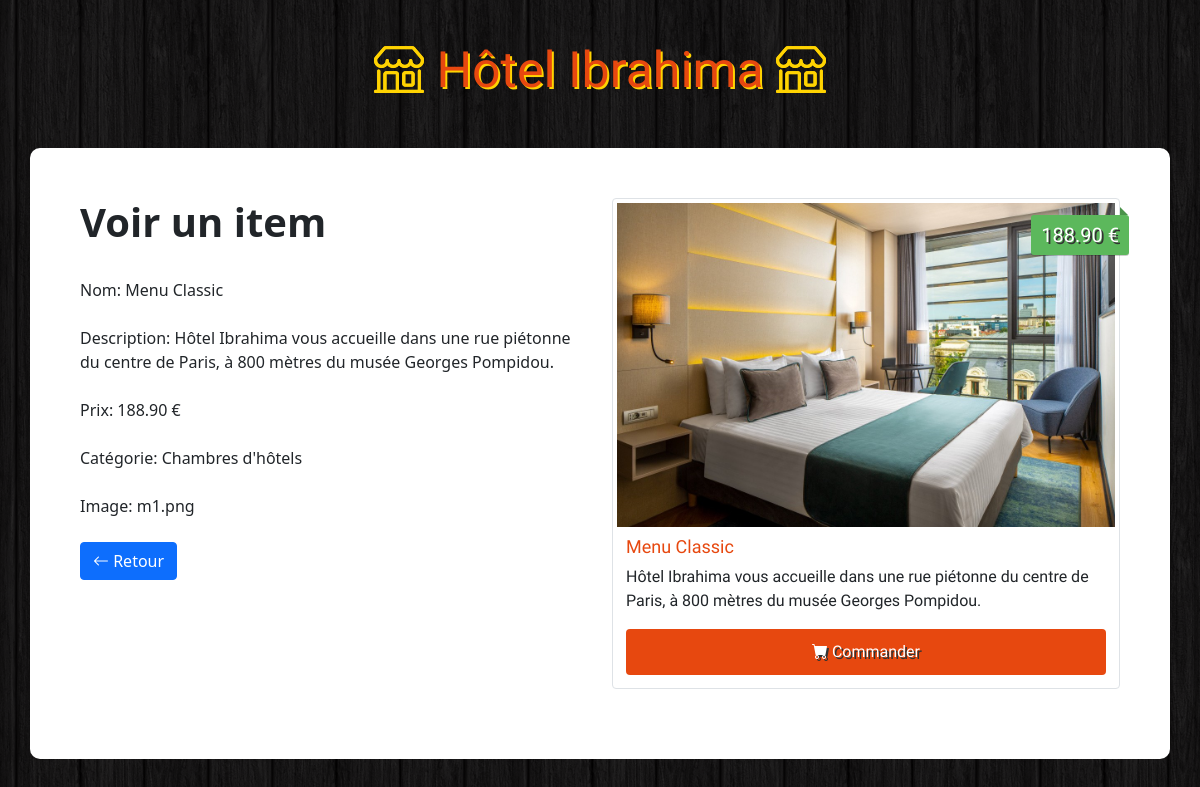
Screenshot of /admin/view.php?id=1 with the database file from the repository.
### tables this page shows
CREATE TABLE `items` (
  `id` int(11) NOT NULL,
  `name` varchar(100) NOT NULL,
  `description` varchar(255) NOT NULL,
  `price` float NOT NULL,
  `image` varchar(255) NOT NULL,
  `category` int(11) NOT NULL
);

CREATE TABLE `categories` (
  `id` int(11) NOT NULL,
  `name` varchar(100) NOT NULL
);

### html/admin/view.php (the view, shortened to what this page needs)
<?php
    if(!empty($_GET['id'])) {
        $id = checkInput($_GET['id']);
    }
    $db = Database::connect();
    $statement = $db->prepare("SELECT items.id, items.name, items.description, items.price, items.image, categories.name AS category FROM items LEFT JOIN categories ON items.category = categories.id WHERE items.id = ?");
    $statement->execute(array($id));
    $item = $statement->fetch();
    function checkInput($data) {
      $data = trim($data);
      $data = stripslashes($data);
      $data = htmlspecialchars($data);
      return $data;
    }
?>
<!DOCTYPE html>
<html>
    <head>
      <link href="https://cdn.jsdelivr.net/npm/bootstrap@5.1.1/dist/css/bootstrap.min.css" rel="stylesheet">
      <link rel="stylesheet" href="https://cdn.jsdelivr.net/npm/bootstrap-icons@1.5.0/font/bootstrap-icons.css">
      <link rel="stylesheet" href="../css/styles.css">
    </head>
    <body>
      <h1 class="text-logo"><span class="bi-shop"></span> Hôtel Ibrahima <span class="bi-shop"></span></h1>
      <div class="container admin">
        <div class="row">
          <div class="col-md-6">
            <h1><strong>Voir un item</strong></h1>
            <br>
            <form>
              <div>
                <label>Nom:</label><?php echo '  '.$item['name'];?>
              </div>
              <br>
              <div>
                <label>Description:</label><?php echo '  '.$item['description'];?>
              </div>
              <br>
              <div>
                <label>Prix:</label><?php echo '  '.number_format((float)$item['price'], 2, '.', ''). ' €';?>
              </div>
              <br>
              <div>
                <label>Catégorie:</label><?php echo '  '.$item['category'];?>
              </div>
              <br>
              <div>
                <label>Image:</label><?php echo '  '.$item['image'];?>
              </div>
            </form>
            <br>
            <div class="form-actions">
              <a class="btn btn-primary" href="index.php"><span class="bi-arrow-left"></span> Retour</a>
            </div>
          </div>
          <div class="col-md-6 site">
            <div class="img-thumbnail">
              <img src="<?php echo '../images/'.$item['image'];?>" alt="...">
              <div class="price"><?php echo number_format((float)$item['price'], 2, '.', ''). ' €';?></div>
              <div class="caption">
                <h4><?php echo $item['name'];?></h4>
                <p><?php echo $item['description'];?></p>
                <a href="#" class="btn btn-order" role="button"><span class="bi-cart-fill"></span> Commander</a>
              </div>
            </div>
          </div>
        </div>
      </div>
    </body>
</html>

### html/css/styles.css (style rules this page uses)
body { background: url(../images/bg.png); }
.site { font-family: 'Holtwood One SC', sans-serif; }
.text-logo { font-family: 'Holtwood One SC', sans-serif; color: #e7480f; text-shadow: 2px 2px #ffd301; font-size: 50px; padding: 40px 0px; text-align: center; }
.text-logo span { color: #ffd301; text-shadow: 0px 0px #ffd301; }
.img-thumbnail { position: relative; margin-bottom: 20px; }
.img-thumbnail img { background: #ffd301; width: 100%; }
.img-thumbnail .price { background: #5cb85c; box-shadow: 0 1px rgba(0,0,0,0.2); -moz-box-shadow: 0 1px rgba(0,0,0,0.2); -webkit-box-shadow: 0 1px rgba(0,0,0,0.2); color: #fff; text-shadow: 2px 2px #333; position: absolute; right: -10px; top: 16px; padding: 5px 10px; font-size: 20px; border-radius: 3px; }
.img-thumbnail .price:before { border: 4px solid transparent; border-bottom: 4px solid #4a934a; border-left: 4px solid #4a934a; content: ""; position: absolute; right: 1px; top: -8px; }
.img-thumbnail .caption { padding: 9px; }
.img-thumbnail .caption h4 { color: #e7480f; font-size: 18px; }
.img-thumbnail .btn-order { width: 100%; padding: 10px; font-size: 16px; color: #fff; background-color: #e7480f; text-shadow: 2px 2px #333; }
.admin { background: #fff; padding: 50px; border-radius: 10px; }

### rows the page displays
items: name "Menu Classic", description "Hôtel Ibrahima vous accueille dans une rue piétonne du centre de Paris, à 800 mètres du musée Georges Pompidou.", price "188.90", category.name "Chambres d'hôtels", image "m1.png", image (picture)
